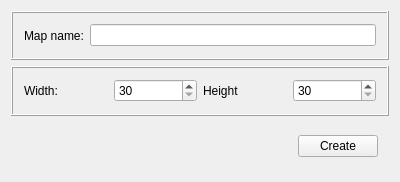
<?xml version="1.0" encoding="UTF-8"?>
<ui version="4.0">
 <class>NewMapForms</class>
 <widget class="QWidget" name="NewMapForms">
  <property name="geometry">
   <rect>
    <x>0</x>
    <y>0</y>
    <width>400</width>
    <height>182</height>
   </rect>
  </property>
  <property name="sizePolicy">
   <sizepolicy hsizetype="Fixed" vsizetype="Fixed">
    <horstretch>0</horstretch>
    <verstretch>0</verstretch>
   </sizepolicy>
  </property>
  <property name="minimumSize">
   <size>
    <width>400</width>
    <height>150</height>
   </size>
  </property>
  <property name="maximumSize">
   <size>
    <width>400</width>
    <height>182</height>
   </size>
  </property>
  <property name="windowTitle">
   <string>New map</string>
  </property>
  <layout class="QVBoxLayout" name="verticalLayout">
   <item>
    <widget class="QFrame" name="frame_2">
     <property name="frameShape">
      <enum>QFrame::Box</enum>
     </property>
     <property name="frameShadow">
      <enum>QFrame::Raised</enum>
     </property>
     <layout class="QHBoxLayout" name="horizontalLayout_2">
      <item>
       <widget class="QLabel" name="label_3">
        <property name="text">
         <string>Map name:</string>
        </property>
       </widget>
      </item>
      <item>
       <widget class="QLineEdit" name="lineEditMapName"/>
      </item>
     </layout>
    </widget>
   </item>
   <item>
    <widget class="QFrame" name="frame">
     <property name="frameShape">
      <enum>QFrame::Box</enum>
     </property>
     <property name="frameShadow">
      <enum>QFrame::Raised</enum>
     </property>
     <layout class="QHBoxLayout" name="horizontalLayout">
      <item>
       <widget class="QLabel" name="label">
        <property name="text">
         <string>Width:</string>
        </property>
       </widget>
      </item>
      <item>
       <widget class="QSpinBox" name="spinBoxWidth">
        <property name="minimum">
         <number>30</number>
        </property>
        <property name="maximum">
         <number>500</number>
        </property>
       </widget>
      </item>
      <item>
       <widget class="QLabel" name="label_2">
        <property name="text">
         <string>Height</string>
        </property>
       </widget>
      </item>
      <item>
       <widget class="QSpinBox" name="spinBoxHeight">
        <property name="minimum">
         <number>30</number>
        </property>
        <property name="maximum">
         <number>500</number>
        </property>
       </widget>
      </item>
     </layout>
    </widget>
   </item>
   <item>
    <widget class="QFrame" name="frame_3">
     <property name="frameShape">
      <enum>QFrame::NoFrame</enum>
     </property>
     <property name="frameShadow">
      <enum>QFrame::Raised</enum>
     </property>
     <layout class="QHBoxLayout" name="horizontalLayout_3">
      <item>
       <spacer name="horizontalSpacer">
        <property name="orientation">
         <enum>Qt::Horizontal</enum>
        </property>
        <property name="sizeHint" stdset="0">
         <size>
          <width>40</width>
          <height>20</height>
         </size>
        </property>
       </spacer>
      </item>
      <item>
       <widget class="QPushButton" name="pushButtonCreate">
        <property name="text">
         <string>Create</string>
        </property>
       </widget>
      </item>
     </layout>
    </widget>
   </item>
  </layout>
 </widget>
 <layoutdefault spacing="6" margin="11"/>
 <resources/>
 <connections/>
</ui>
